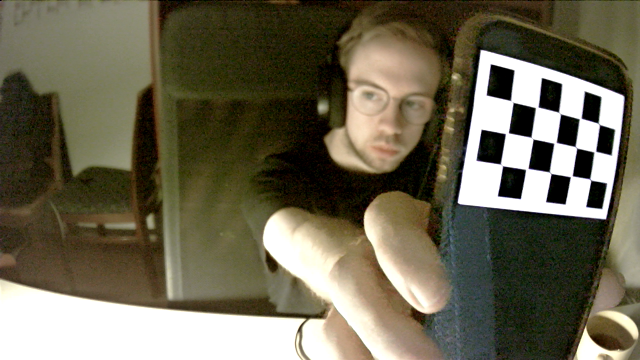
#> input picture ChessboardCameraCalibration/before_test.png, 640 x 360 px, given as the content of the folder images, which was not available
$ python calibration.py
#> lines starting #> are read from the running program, lines starting #| are printed output that depends on the picture; after the words box and inside, x2 and y2 are one past the last pixel; in counts of white or black regions, pixels touching at a corner belong together; long printed decimals are rounded; pictures that were not available may be replaced by others from this repository, and a replacement may not be noted
import numpy as np
import cv2 as cv
import glob
import pickle

## Dane poczatkowe do ustawienia
chessboardXsize=5
chessboardYsize=3
squares_mm_size=20

###################################################################################
cap = cv.VideoCapture(0)  # Otwórz dostęp do kamery (numer 0 to zazwyczaj kamera domyślna)

# Odczytaj rozmiar ramek obrazów
frame_width = int(cap.get(3))  # Szerokość ramki
frame_height = int(cap.get(4))  # Wysokość ramki

print(f"Rozmiar ramek obrazów: {frame_width}x{frame_height}")

cap.release()  # Zwolnij dostęp do kamery

################ FIND CHESSBOARD CORNERS - OBJECT POINTS AND IMAGE POINTS #############################

chessboardSize = (chessboardXsize,chessboardYsize)
frameSize = (frame_width,frame_height)


# termination criteria
criteria = (cv.TERM_CRITERIA_EPS + cv.TERM_CRITERIA_MAX_ITER, 30, 0.001)


# prepare object points, like (0,0,0), (1,0,0), (2,0,0) ....,(6,5,0)
objp = np.zeros((chessboardSize[0] * chessboardSize[1], 3), np.float32)
objp[:,:2] = np.mgrid[0:chessboardSize[0],0:chessboardSize[1]].T.reshape(-1,2)

size_of_chessboard_squares_mm = squares_mm_size
objp = objp * size_of_chessboard_squares_mm


# Arrays to store object points and image points from all the images.
objpoints = [] # 3d point in real world space
imgpoints = [] # 2d points in image plane.


images = glob.glob('images/*.png')
number_of_images = len(images)
print("ilosc zdjec",number_of_images)

numer_zdj=0
for image in images:
    numer_zdj=numer_zdj+1
    #print("zdjecie analiza")
    img = cv.imread(image)
#> img is the input picture: shape (360, 640, 3); mean B, G, R 82.3, 102.7, 108.2
    gray = cv.cvtColor(img, cv.COLOR_BGR2GRAY)
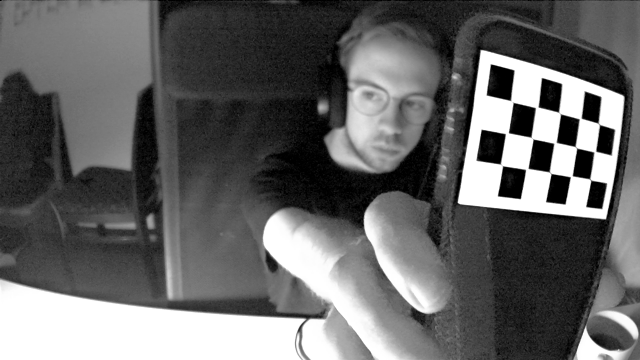
#> gray: shape (360, 640); min 0, max 255, mean 102
    # cv.imshow('img', gray)
    # cv.waitKey(1000)
    # Find the chess board corners
    ret, corners = cv.findChessboardCorners(gray, chessboardSize, None)
#> ret = True; corners = 15 rows, first 8: [510.3, 100.3], [535.4, 107.9], [559.5, 113], [580.9, 118], [598.7, 123.9], [505.2, 133.9], [532, 138], [556.3, 142]

    # If found, add object points, image points (after refining them)
    if ret == True:

        objpoints.append(objp)
        corners2 = cv.cornerSubPix(gray, corners, (11,11), (-1,-1), criteria)
#> corners2 = 15 rows, first 8: [511.8, 101.5], [536.8, 107.4], [559.6, 113], [580.2, 118.5], [598.8, 123.8], [506.8, 133.3], [532.1, 138.2], [555.1, 142.8]
        imgpoints.append(corners)

        # Draw and display the corners
        print("zdjecie numer",numer_zdj)
        cv.drawChessboardCorners(img, chessboardSize, corners2, ret)
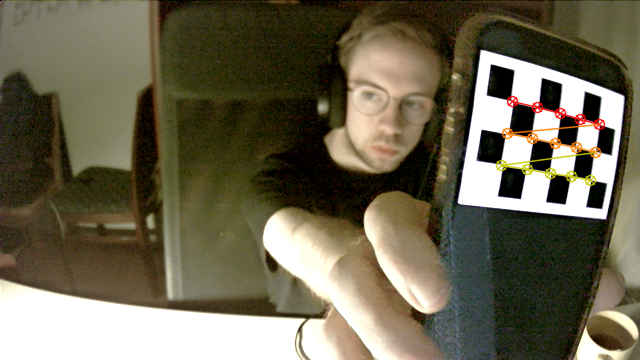
#> img: shape (360, 640, 3); 1.13% of pixels changed, all inside (x1, y1, x2, y2) = (495, 95, 606, 187)
        cv.imshow('img', img)
        cv.waitKey(1000)


cv.destroyAllWindows()


############## CALIBRATION #######################################################

ret, cameraMatrix, dist, rvecs, tvecs = cv.calibrateCamera(objpoints, imgpoints, frameSize, None, None)
#> ret = 0.196; cameraMatrix = [[2854.8, 0, 349], [0, 976.7, 251.8], [0, 0, 1]]; dist = [[-10.27, 128.1, -0.384, -0.124, -251]]; rvecs = ([0.105, -1.2, 0.107],); tvecs = ([38.6, -90.81, 576.6],)

# Save the camera calibration result for later use (we won't worry about rvecs / tvecs)
pickle.dump((cameraMatrix, dist), open( "calibration.pkl", "wb" ))
pickle.dump(cameraMatrix, open( "cameraMatrix.pkl", "wb" ))
pickle.dump(dist, open( "dist.pkl", "wb" ))
print("Camera Matrix:")
print(cameraMatrix)
#| [[2.85479017e+03 0.00000000e+00 3.49020247e+02]
#|  [0.00000000e+00 9.76741416e+02 2.51809346e+02]
#|  [0.00000000e+00 0.00000000e+00 1.00000000e+00]]

print("\nDistortion Coefficients:")
print(dist)
#| [[-1.02738688e+01  1.28087228e+02 -3.84038190e-01 -1.24113149e-01
#|   -2.51005770e+02]]
# print("rvecs",rvecs)
# print("tvecs",tvecs)
############## UNDISTORTION #####################################################

img = cv.imread('images/img5.png')
h,  w = img.shape[:2]
#> h = 360; w = 640
newCameraMatrix, roi = cv.getOptimalNewCameraMatrix(cameraMatrix, dist, (w,h), 1, (w,h))
#> newCameraMatrix = [[1893.8, 0, 311.5], [0, 808.1, 180.3], [0, 0, 1]]; roi = (158, 51, 341, 275)


# Undistort
dst = cv.undistort(img, cameraMatrix, dist, None, newCameraMatrix)
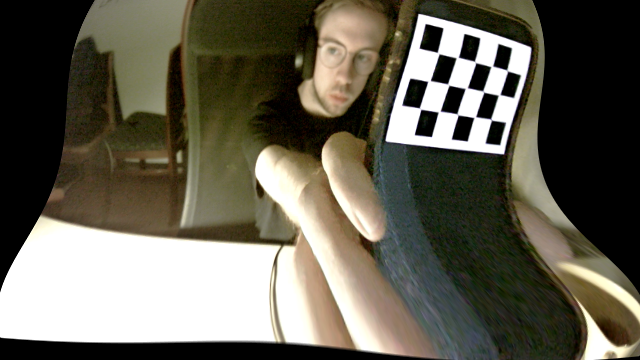
#> dst: shape (360, 640, 3); mean B, G, R 83.2, 96.9, 100.6

# crop the image
x, y, w, h = roi
#> x = 158; y = 51; w = 341; h = 275
dst = dst[y:y+h, x:x+w]
#> dst: shape (275, 341, 3)
cv.imwrite('caliResult1.png', dst)


# Undistort with Remapping
mapx, mapy = cv.initUndistortRectifyMap(cameraMatrix, dist, None, newCameraMatrix, (w,h), 5)
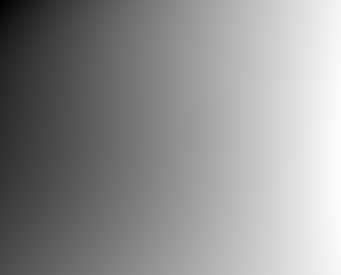
#> mapx: shape (275, 341) float32; min -178.2, max 392, mean 147.8; drawn with min black and max white
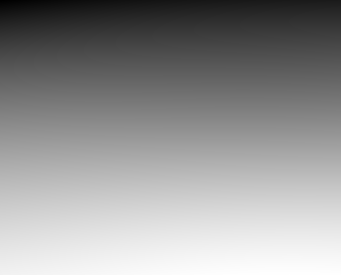
#> mapy: shape (275, 341) float32; min -9.03, max 337, mean 192.1; drawn with min black and max white
dst = cv.remap(img, mapx, mapy, cv.INTER_LINEAR)
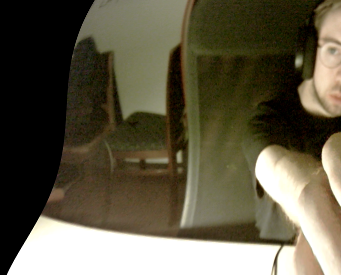
#> dst: shape (275, 341, 3); mean B, G, R 71.2, 90.8, 96.9

# crop the image
x, y, w, h = roi
dst = dst[y:y+h, x:x+w]
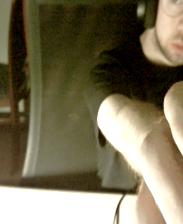
#> dst: shape (224, 183, 3); mean B, G, R 88.4, 113.5, 122
cv.imwrite('caliResult2.png', dst)


# Reprojection Error
mean_error = 0

for i in range(len(objpoints)):
    imgpoints2, _ = cv.projectPoints(objpoints[i], rvecs[i], tvecs[i], cameraMatrix, dist)
    error = cv.norm(imgpoints[i], imgpoints2, cv.NORM_L2)/len(imgpoints2)
    mean_error += error
#> this loop made 1 pass
#> (error, mean_error) on pass 1: (0.0506, 0.0506)
#> after the loop, mean_error = 0.0506

print( "total error: {}".format(mean_error/len(objpoints)) )
#| total error: 0.05061
